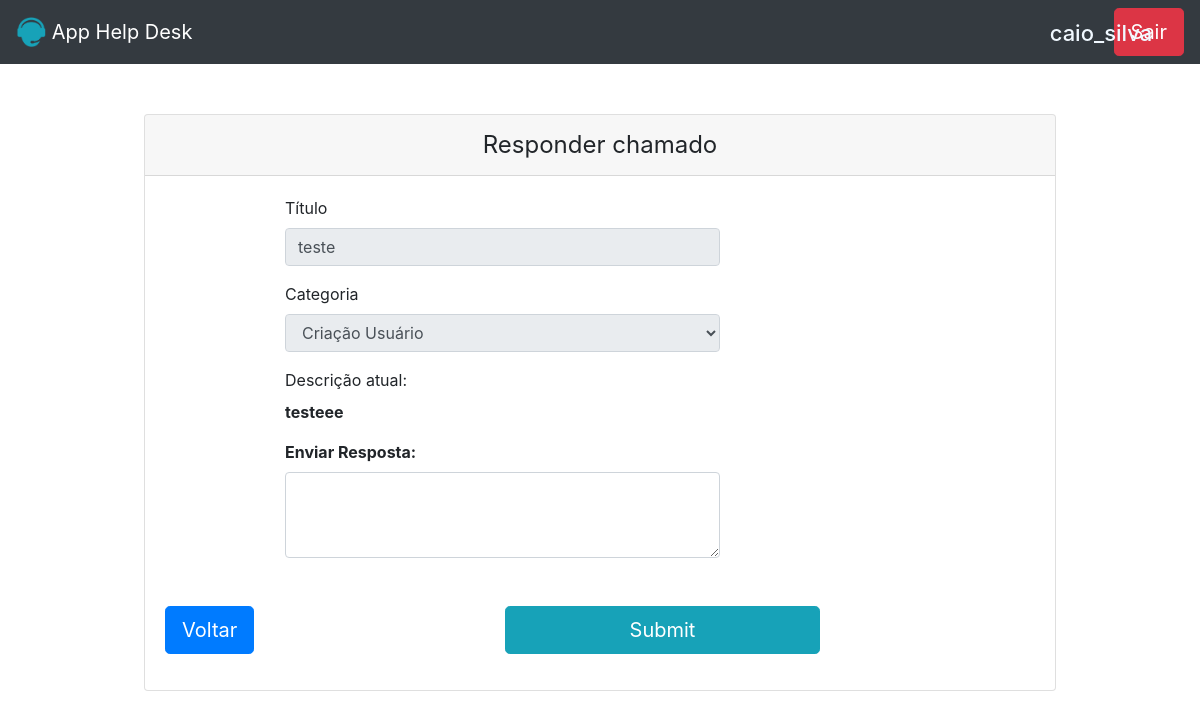
/php/resposta.php?id=27 (signed in), run on an earlier commit of the app's database.
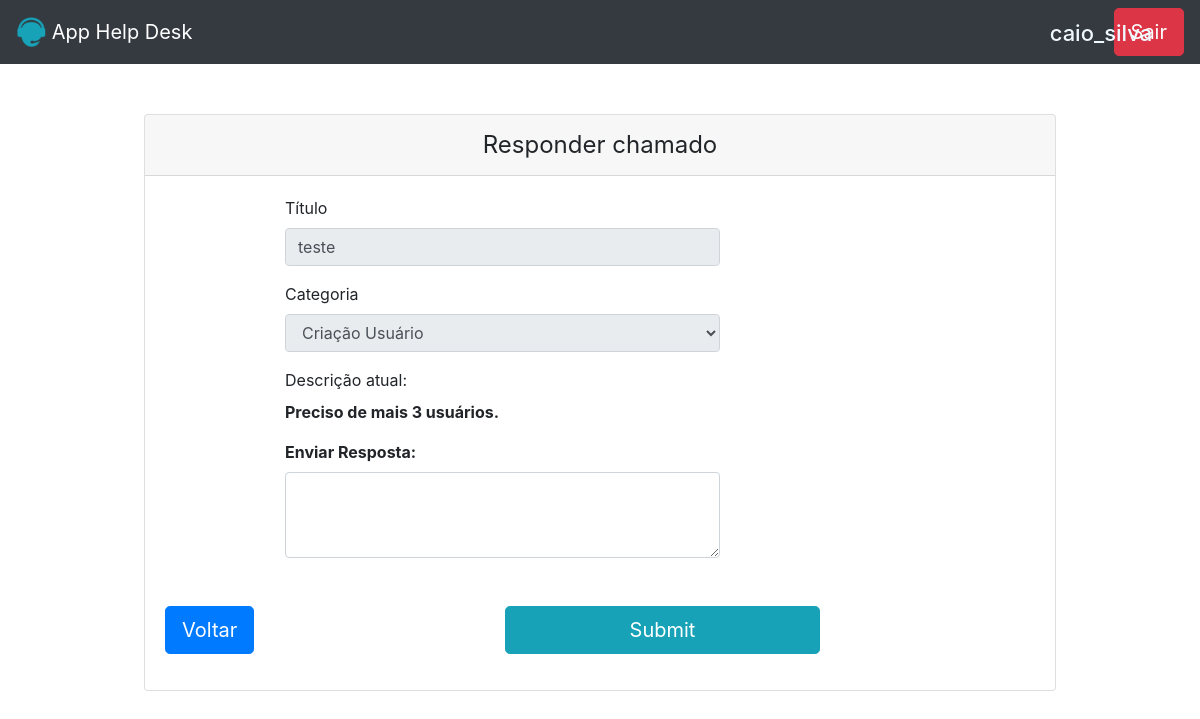
And on a later commit of the database.
### tables this page shows
CREATE TABLE IF NOT EXISTS `tb_pedidos` (
  `id` int NOT NULL AUTO_INCREMENT,
  `usuario` varchar(50) NOT NULL,
  `titulo` varchar(45) NOT NULL,
  `categoria` varchar(45) NOT NULL,
  `descricao` varchar(100) NOT NULL,
  `responsavel` varchar(25) DEFAULT NULL,
  `respostas` varchar(255) DEFAULT NULL,
  `situacao` varchar(45) NOT NULL,
  `dta_criacao` timestamp NULL DEFAULT CURRENT_TIMESTAMP,
  `dta_atualizacao` timestamp NOT NULL DEFAULT CURRENT_TIMESTAMP ON UPDATE CURRENT_TIMESTAMP,
  PRIMARY KEY (`id`)
);

### php/resposta.php (the view, shortened to what this page needs)
<html>
<head>
  <link rel="stylesheet" href="https://maxcdn.bootstrapcdn.com/bootstrap/4.0.0/css/bootstrap.min.css">
</head>
<body>
  <?php
  require_once 'header.php';
if(!empty($_GET['id'])) {
  include_once('config.php');
  $id = $_GET['id'];
  $sql = "SELECT * FROM tb_pedidos WHERE id=$id";
  $result = $conexao->query($sql);
  if($result->num_rows > 0) {
   while ($user_data = mysqli_fetch_assoc($result)) {
    $titulo = $user_data['titulo'];
    $categoria = $user_data['categoria'];
    $descricao = $user_data['descricao'];
    }
  }
}
  ?>
    <div class="container">
      <div class="row">
        <div class="card-abrir-chamado">
          <div class="card">
            <div class="card-header">
              Responder chamado
            </div>
            <div class="card-body">
              <div class="row">
                <div class="col">
                <form action="saveEdit.php" method="POST">
                  <div class="form-group">
                    <label>Título</label>
                    <input type="text" name="titulo" disabled value="<?php echo $titulo?>" autofocus class="form-control w-50" placeholder="Título">
                  </div>
                  <div class="form-group w-50">
                    <label>Categoria</label>
                    <select name="categoria" disabled value="<?php echo $categoria?>" class="form-control">
                      <option name="categoria">Criação Usuário</option>
                    </select>
                  </div>
                  <div class="form-group" >
                  <label>Descrição atual:</label>
                    <?php echo "<p><strong>$descricao </strong></p>"?>
                    <label><strong>Enviar Resposta:</strong></label>
                    <textarea class="form-control w-50" name="resposta" rows="3"></textarea>
                  </div>
                  <div class="row mt-5">
                    <div class="col-6">
                     <a class='btn btn-lg btn-primary' id='voltar' href='meus_chamados.php' name='voltar' type='button' data-toggle='tooltip' data-placement='right' title='Página inicial'>Voltar</a>
                    </div>
                    <div class="col-6">
                      <input type="submit" class="btn btn-lg btn-info w-75 " id="enviar" name="responder">
                    </div>
                  </div>
  </form>
  </div>
  </div>
  </div>
  </div>
  </div>
  </div>
</body>
</html>

What changed in the data, as far as the page shows it:
changed tb_pedidos "teste": descricao "testeee" → "Preciso de mais 3 usuários."
